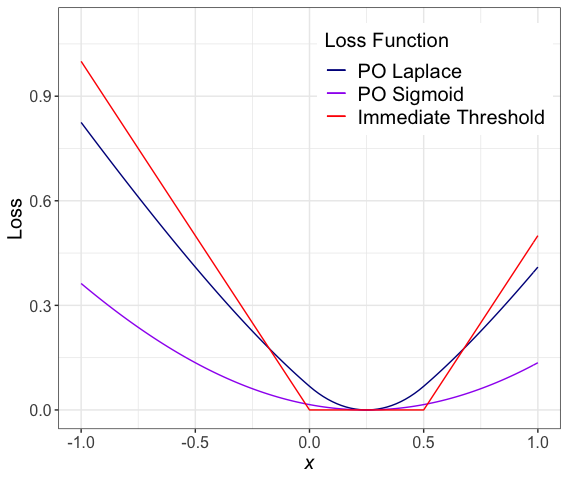

Write R code to recreate this figure.
sigmoid = function(x) {
  1 / (1 + exp(-x))}

laplace <- function(x){
  return(ifelse(x>=0 ,1-0.5*exp(-x), 0.5*exp(x)))}

theta0 = 0
theta1 = 0.5
pos <- function(x){
  -log(sigmoid(theta1 - x)) - log(1 - sigmoid(theta0 - x)) } 
pos_r <- function(x){pos(x) - pos(0.25)}

pol <- function(x){
  -log(laplace(theta1 - x)) - log(1 - laplace(theta0 - x)) }
pol_r <- function(x){pol(x) - pol(0.25)}

im <- function(x){
  result = ifelse(x < theta0, theta0 - x, 
            ifelse(x > theta1, x - theta1, 0))
  return(result)}

optimize(pol, interval = c(-1,1))

library(ggplot2)
library(gridExtra)


 ggplot(data.frame(x=c(-1, 1)), aes(x=x)) + 
  geom_path(aes(colour="darkblue"), stat="function", fun=pol_r) +
  geom_path(aes(colour="purple"), stat="function", fun=pos_r) +
  geom_path(aes(colour="red"), stat="function", fun=im) +
  scale_colour_identity("Loss Function", guide="legend", 
                        labels = c("PO Laplace", "PO Sigmoid","Immediate Threshold")) +
  labs(x="x", y="Loss") +
  ylim(0,1.1) +
   theme_bw() +
   theme(legend.position = c(0.75, 0.83), legend.text=element_text(size = 15)) +
   theme(axis.title.x=element_text(face="italic", size=15)) +
   theme(axis.title.y=element_text(size=15))+
   theme(text = element_text(size=15))



 ggplot(data=df_1, aes(x=neg, y=value, col=Metric))+
   geom_line()+
   labs(x="Num. NR Docs per Query", y="Ranking Metrics")+  
   ylim(0.33, 0.98) +
   theme_bw() +
   theme(legend.position = c(0.87, 0.83), legend.text=element_text(size = 15)) +
   theme(axis.title.x=element_text(face="italic", size=15)) +
   theme(axis.title.y=element_text(size=15))+
   theme(text = element_text(size=15))
 










pos <- function(x){
  -log(sigmoid(theta1 - x)) - log(1 - sigmoid(theta0 - x)) } 
pos_r <- function(x){pos(x) - pos(0.25)}

pol <- function(x){
  -log(laplace(theta1 - x)) - log(1 - laplace(theta0 - x)) }
pol_r <- function(x){pol(x) - pol(0.25)}

im <- function(x){
  result = ifelse(x < theta0, theta0 - x, 
                  ifelse(x > theta1, x - theta1, 0))
  return(result)}

optimize(pol, interval = c(-1,1))

library(ggplot2)
library(gridExtra)


ggplot(data.frame(x=c(-1, 1)), aes(x=x)) + 
  geom_path(aes(colour="darkblue"), stat="function", fun=pol_r) +
  geom_path(aes(colour="purple"), stat="function", fun=pos_r) +
  geom_path(aes(colour="red"), stat="function", fun=im) +
  scale_colour_identity("Loss Function", guide="legend", 
                        labels = c("PO Laplace", "PO Sigmoid","Immediate Threshold")) +
  labs(x="x", y="h(x)") +
  ylim(0,1.1) +
  ggtitle("Comparsion of different Loss Function") +
  theme(legend.text=element_text(size = 8.5)) +
  theme(plot.title=element_text(size=10, face="bold")) +
  theme(axis.title.x=element_text(face="italic", size=9.5)) +
  theme(axis.title.y=element_text(size=9.5))
